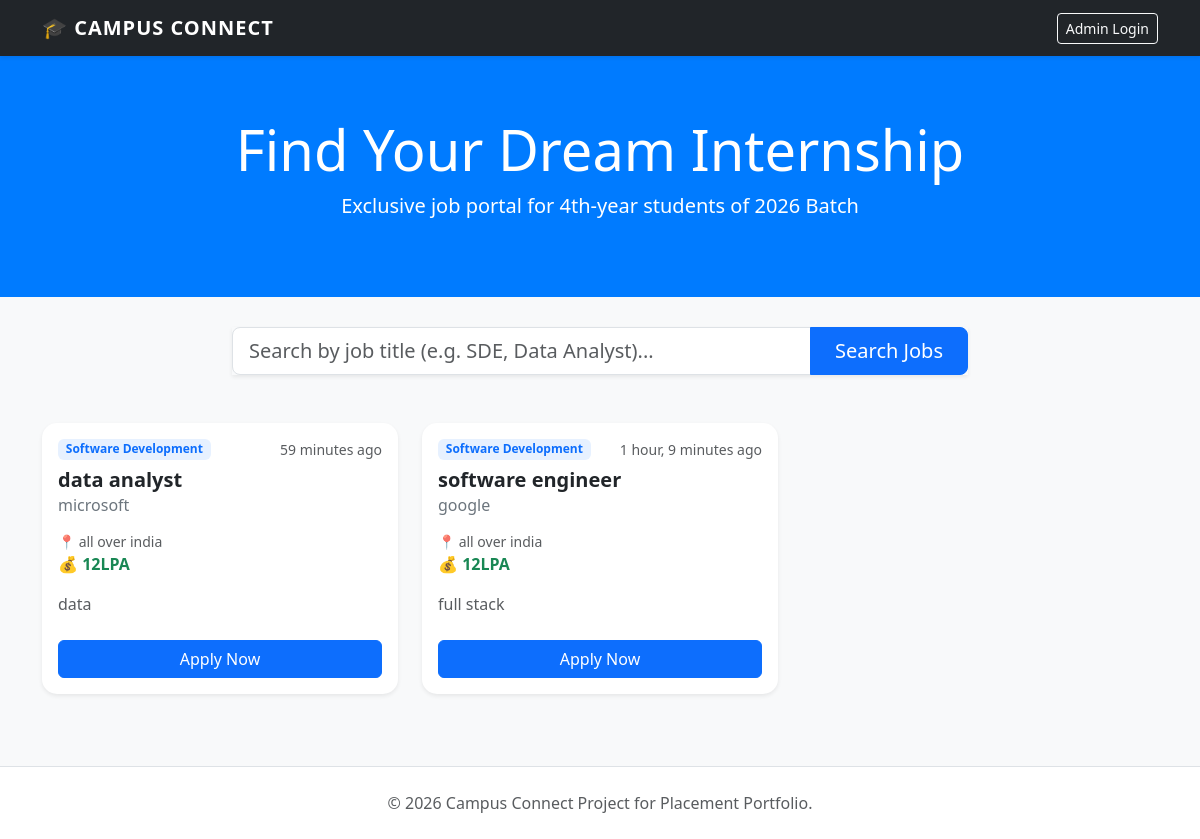
The page / on the database its author committed.
### jobs/models.py (models this page shows, shortened)
class JobListing(models.Model):
    CATEGORY_CHOICES = [
        ('SDE', 'Software Development'),
        ('DA', 'Data Analyst'),
        ('QA', 'Quality Assurance'),
        ('UX', 'UI/UX Designer'),
    ]
    title = models.CharField(max_length=200)
    company_name = models.CharField(max_length=100)
    category = models.CharField(max_length=3, choices=CATEGORY_CHOICES, default='SDE')
    description = models.TextField()
    location = models.CharField(max_length=100)
    salary_package = models.CharField(max_length=50, help_text="e.g. 12 LPA")
    posted_at = models.DateTimeField(auto_now_add=True)

### jobs/views.py (the view)
# urls.py: path('', views.index, name='index'),
def index(request):
    query = request.GET.get('search')
    if query:
        jobs = JobListing.objects.filter(title__icontains=query).order_by('-posted_at')
    else:
        jobs = JobListing.objects.all().order_by('-posted_at')
    return render(request, 'index.html', {'jobs': jobs, 'query': query})

### jobs/templates/index.html (shortened to what this page needs)
<!DOCTYPE html>
<html lang="en">
<head>
    <link href="https://cdn.jsdelivr.net/npm/bootstrap@5.3.0/dist/css/bootstrap.min.css" rel="stylesheet">
</head>
<body class="bg-light">
    <nav class="navbar navbar-expand-lg navbar-dark bg-dark shadow-sm">
        <div class="container">
            <a class="navbar-brand" href="/">🎓 CAMPUS CONNECT</a>
            <div class="d-flex">
                <a href="/admin" class="btn btn-outline-light btn-sm">Admin Login</a>
            </div>
        </div>
    </nav>
    <div class="hero-section text-center">
        <div class="container">
            <h1 class="display-4">Find Your Dream Internship</h1>
            <p class="lead">Exclusive job portal for 4th-year students of 2026 Batch</p>
        </div>
    </div>
    <div class="container">
        <div class="row justify-content-center mb-5">
            <div class="col-md-8">
                <form method="GET" action="" class="input-group input-group-lg shadow-sm">
                    <input type="text" name="search" class="form-control" placeholder="Search by job title (e.g. SDE, Data Analyst)..." value="{{ query|default:'' }}">
                    <button class="btn btn-primary px-4" type="submit">Search Jobs</button>
                </form>
            </div>
        </div>
        <div class="row">
            {% for job in jobs %}
            <div class="col-md-6 col-lg-4 mb-4">
                <div class="card h-100 shadow-sm">
                    <div class="card-body">
                        <div class="d-flex justify-content-between">
                            <span class="badge bg-soft-primary text-primary mb-2" style="background-color: #e7f1ff;">{{ job.get_category_display }}</span>
                            <small class="text-muted">{{ job.posted_at|timesince }} ago</small>
                        </div>
                        <h5 class="card-title fw-bold text-dark">{{ job.title }}</h5>
                        <h6 class="card-subtitle mb-3 text-secondary">{{ job.company_name }}</h6>
                        <div class="mb-3">
                            <div class="text-muted small">📍 {{ job.location }}</div>
                            <div class="text-success fw-bold">💰 {{ job.salary_package }}</div>
                        </div>
                        <p class="card-text text-truncate text-muted" style="max-width: 100%;">
                            {{ job.description }}
                        </p>
                        <div class="d-grid mt-4">
                            <a href="{% url 'apply' job.id %}" class="btn btn-primary">Apply Now</a>
                        </div>
                    </div>
                </div>
            </div>
            {% empty %}
            <div class="col-12 text-center py-5">
                <h3 class="text-muted">No jobs found.</h3>
                <p>Try searching for a different keyword or check back later!</p>
            </div>
            {% endfor %}
        </div>
    </div>
    <footer class="py-4 mt-5 bg-white border-top">
        <div class="container text-center">
            <p class="text-muted mb-0">© 2026 Campus Connect Project for Placement Portfolio.</p>
        </div>
    </footer>
</body>
</html>

### jobs/templates/index.html (style rules this page uses)
.navbar-brand { font-weight: 700; letter-spacing: 1px; }
.card { transition: transform 0.2s; border: none; border-radius: 15px; }
.hero-section { background: #007bff; color: white; padding: 60px 0; margin-bottom: 30px; }

### rows shown on the page
JobListing: category "Software Development", posted_at "59 minutes", title "data analyst", company_name "microsoft", location "all over india", salary_package "12LPA", description "data"
JobListing: category "Software Development", posted_at "1 hour, 9 minutes", title "software engineer", company_name "google", location "all over india", salary_package "12LPA", description "full stack"
